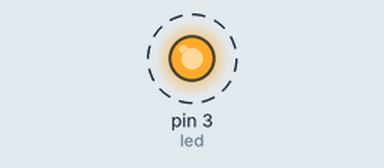
This sketch was run on a simulated Arduino Uno, built with avr-gcc and run on an emulated ATmega328P. Shown: output pins drawn as LEDs (lit = HIGH). Dashed ring = blinking.

Above: at 0.5 s.
Timing chart, 0 to 4.6 s (numbered marks = the images above):
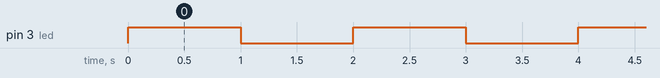

Measured:
- by itself, pin 3 (led): alternates HIGH for 1.0 s and LOW for 1.0 s

The sketch:

Arduino11.ino
```cpp
int led=3;  //input digital pin number
void setup() {
  // put your setup code here, to run once:
pinMode(led, OUTPUT); //to mention which pin number to produce OUTPUT
Serial.begin(9600);   //9600-to mention frequency value
}

void loop() {
  // put your main code here, to run repeatedly:
digitalWrite(led,HIGH);   //to switch ON LED
delay(1000);
digitalWrite(led,LOW);    //to switch OFF LED
delay(1000);
}
```
